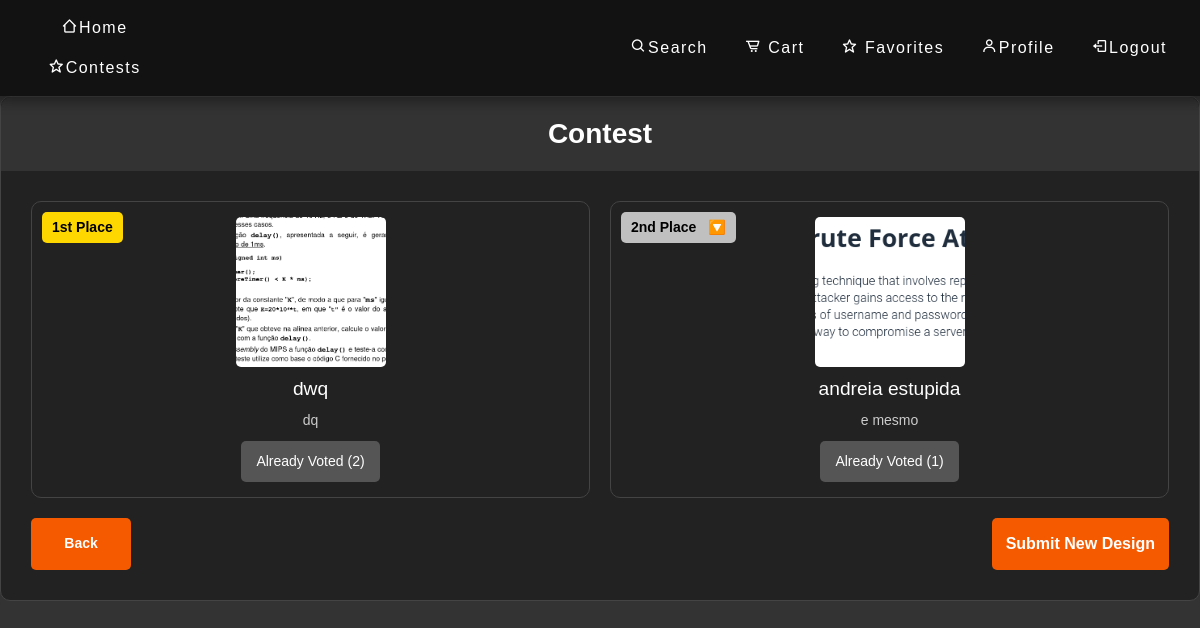
/contests (signed in), run on an earlier commit of the app's database.
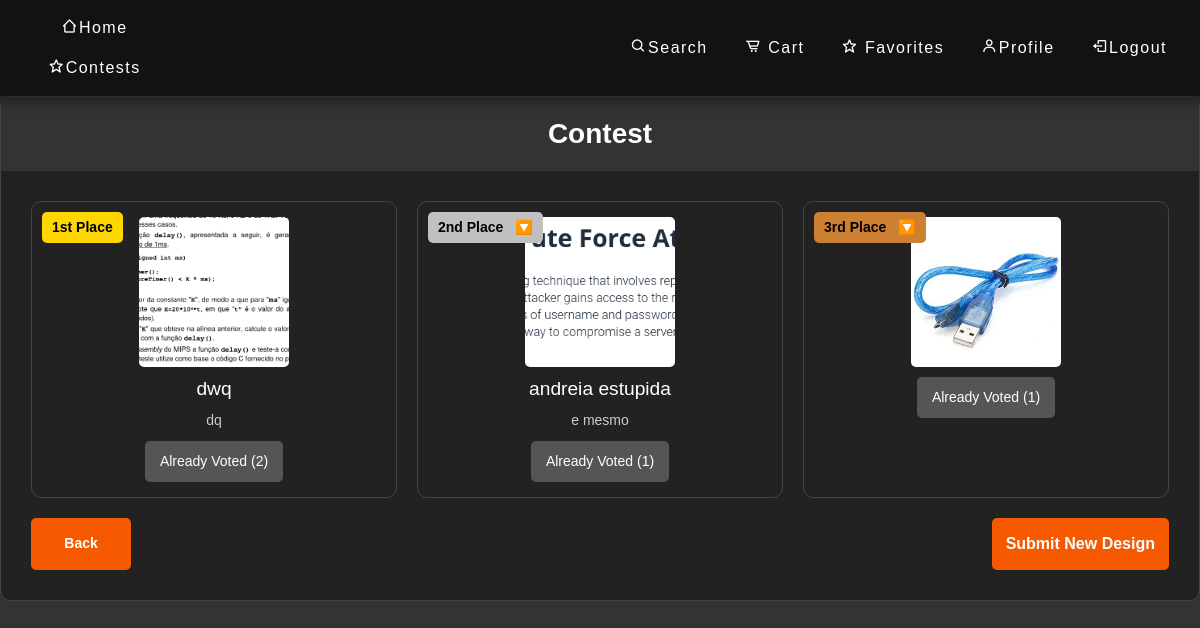
And on a later commit of the database.
### app_org/models.py (models this page shows)
class Submission(db.Model):
    id = db.Column(db.Integer, primary_key=True)
    name = db.Column(db.String(100))
    description = db.Column(db.String(1000))
    image = db.Column(db.String(100), nullable=False)
    approved = db.Column(db.Boolean, default=False)
    votes = db.Column(db.Integer, default=0)
    user_id = db.Column(db.Integer, db.ForeignKey('user.id'), nullable=False)
    user = db.relationship('User', backref=db.backref('submissions', lazy=True))

### app_org/main.py (the view)
@main.route('/contests', methods=['GET'])
@login_required
def contests():
    user = User.query.filter_by(id=current_user.id).first()
    if user.isAdmin:
        return redirect(url_for('main.concurso'))
    submissions = Submission.query.filter_by(approved=True).order_by(Submission.votes.desc()).all()
    user_votes = Vote.query.filter_by(user_id=user.id).all()
    voted_submission_ids = {vote.submission_id for vote in user_votes}
    return render_template('contests.html', user=user, submissions=submissions, voted_submission_ids=voted_submission_ids)

### app_org/templates/contests.html (shortened to what this page needs)
{% extends 'base.html' %}
{% block styles %}
<link rel="stylesheet" href="{{ url_for('static', filename='css/contests.css') }}">
{% endblock %}
{% block content %}
{% include 'navbar.html' %}
<div class="contests-container">
    <header>
        <h1>Contest</h1>
    </header>
    <div class="submissions-grid" id="submissions-grid">
        {% for submission in submissions %}
        {% if submission.approved %}
        <div class="submission {% if loop.index0 == 0 %}first{% elif loop.index0 == 1 %}second{% elif loop.index0 == 2 %}third{% endif %}" data-votes="{{ submission.votes }}" style="animation-delay: {{ loop.index0 * 0.1 }}s">
            {% set position_map = ['1st Place', '2nd Place', '3rd Place'] %}
            <div class="position-label">
                {{ position_map[loop.index0] if loop.index0 < 3 else loop.index0 + 1 ~ 'th Place' }}
            </div>
            <img src="{{ url_for('static', filename='assets/' + submission.image) }}" alt="Submission T-shirt">
            <h2 class="submission-title">{{ submission.name | default('T-shirt Submission') }}</h2>
            <p class="submission-description">{{ submission.description | default('A custom T-shirt design') }}</p>
            <div class="submission-actions">
                {% if submission.id in voted_submission_ids %}
                    <button class="vote-btn voted" disabled>Already Voted ({{ submission.votes }})</button>
                {% else %}
                    <form action="/vote/{{ submission.id }}" method="POST" onsubmit="setTimeout(reorderSubmissionsWithAnimation, 100);">
                        <button class="vote-btn">Vote ✓ ({{ submission.votes }})</button>
                    </form>
                {% endif %}
            </div>
        </div>
        {% endif %}
        {% endfor %}
    </div>
    <div class="action-buttons">
        <button class="back-btn" onclick="history.back()">Back</button>
        <form action="/picture" method="GET" class="submit-form-right">
            <button class="submit-btn">Submit New Design</button>
        </form>
    </div>
</div>
{% endblock %}

### app_org/templates/base.html (shortened to what this page needs)
<!DOCTYPE html>
<html lang="en">
    <head>
        <link
            href="https://cdn.jsdelivr.net/npm/bootstrap@5.2.3/dist/css/bootstrap.min.css"
            rel="stylesheet"
        />
        <link rel="stylesheet" href="{{ url_for('static', filename='css/style.css') }}">
        {% block styles %} {% endblock %}
    </head>
    <body>
        {% block content %}
        {% endblock %}
    </body>
</html>

### app_org/templates/navbar.html (shortened to what this page needs)
<link href='https://unpkg.com/boxicons@2.1.4/css/boxicons.min.css' rel='stylesheet'>
<nav class="navbar navbar-expand-lg navbar-dark fixed-top">
  <div class = "botao">
    <ul class="navbar-nav ms-auto">
      <li class="nav-item">
        <button class="btn btn-light btn-lg" onclick="location.href='/'">
          <i class='bx bx-home-alt-2' ></i>Home
        </button>
        <button class="btn btn-light btn-lg" onclick="location.href='/contests'">
          <i class='bx bx-star' ></i>Contests
        </button>
      </li>
    </ul>
  </div>
  <div class="container nav-cont">
    <div class="collapse navbar-collapse" id="navbarNav">
      <ul class="navbar-nav ms-auto">
        <li class="nav-item">
          <button class="btn btn-light btn-lg" onclick="location.href='/search'">
            <i class='bx bx-search' ></i>Search
          </button>
        <li class="nav-item">
          <button class="btn btn-light btn-lg" aria-current="page" onclick="location.href='/cart'">
            <i class='bx bx-cart-alt' ></i></i> Cart
          </button>
        </li>
        <li class="nav-item">
          <button class="btn btn-light btn-lg" onclick="location.href='/favorites'">
            <i class='bx bx-star' ></i> Favorites
          </button>
        </li>
        <li class="nav-item">
          <button class="btn btn-light btn-lg" onclick="location.href='/profile'">
            <i class='bx bx-user'></i>Profile
          </button>
        </li>
        <li class="nav-item">
          <button class="btn btn-light btn-lg" onclick="location.href='/logout'">
            <i class='bx bx-log-out' ></i>Logout
          </button>
        </li>
      </ul>
    </div>
  </div>
</nav>
<div class="container-fluid" style="padding-top: 3.5rem;">
</div>

### app_org/static/css/style.css (style rules this page uses)
body { background-color: #3b3b3b; color: #ffffff; text-align: center; }
.navbar { box-shadow: 0 2px 10px 5px #12121270; background-color: #121212; display: flex; justify-content: flex-start; }
.navbar .navbar-nav .nav-item { margin-right: 5px; }
.botao button { color: #ffffff; font-weight: 400; font-size: 100%; letter-spacing: 1.5px; background-color: transparent; border: none; }
.navbar .nav-item button { color: #ffffff; font-weight: 400; font-size: 100%; letter-spacing: 1.5px; background-color: transparent; border: none; }

### app_org/static/css/contests.css (style rules this page uses)
body { font-family: Arial, sans-serif; background-color: #333; margin: 0; padding: 0; color: #fff; }
.contests-container { max-width: 1200px; margin: 40px auto; background-color: #222; border-radius: 10px; border: 1px solid #444; padding: 30px; }
header { background-color: #333; color: white; padding: 20px; text-align: center; border-radius: 10px 10px 0 0; margin: -30px -30px 30px -30px; }
h1 { margin: 0; font-size: 28px; font-weight: bold; }
.submissions-grid { display: grid; grid-template-columns: repeat(auto-fit, minmax(200px, 1fr)); gap: 20px; margin-bottom: 20px; }
.submission { text-align: center; background-color: #222; border: 1px solid #444; border-radius: 10px; padding: 15px; transition: transform 0.3s, box-shadow 0.3s; position: relative; animation: slideUp 0.5s ease forwards; }
.submission img { width: 150px; height: 150px; object-fit: cover; border-radius: 5px; cursor: pointer; }
.submission-title { color: #fff; margin: 10px 0; font-size: 1.2rem; }
.submission-description { font-size: 14px; color: #ccc; margin: 10px 0; }
.position-label { position: absolute; top: 10px; left: 10px; background-color: #f55a00; color: #fff; padding: 5px 10px; border-radius: 5px; font-size: 14px; font-weight: bold; }
.submission:nth-child(1) .position-label { background-color: #FFD700; color: #000; }
.submission:nth-child(2) .position-label { background-color: #C0C0C0; color: #000; }
.submission:nth-child(3) .position-label { background-color: #CD7F32; color: #000; }
.submission-actions { display: flex; justify-content: center; gap: 10px; margin-top: 10px; }
.vote-btn { background-color: #333; color: #fff; padding: 10px 15px; border: none; border-radius: 5px; font-size: 14px; cursor: pointer; transition: background-color 0.3s ease, transform 0.3s ease; }
.vote-btn.voted, .vote-btn:disabled { background-color: #555; cursor: not-allowed; transform: none; }
.action-buttons { display: flex; justify-content: space-between; margin-top: 20px; }
.submit-form-right { display: inline-block; }
.back-btn { background-color: #f55a00; color: #fff; padding: 10px 15px; border: none; border-radius: 5px; font-size: 14px; font-weight: 600; cursor: pointer; transition: background-color 0.3s ease, transform 0.3s ease; width: 100px; }
.submit-btn { background-color: #f55a00; color: #fff; padding: 14px; border: none; border-radius: 5px; font-size: 16px; font-weight: 600; cursor: pointer; transition: background-color 0.3s ease, transform 0.3s ease; width: 100%; max-width: 200px; }

What changed in the data, as far as the page shows it:
added Submission: position_map "3rd Place", image (picture), votes "1"
